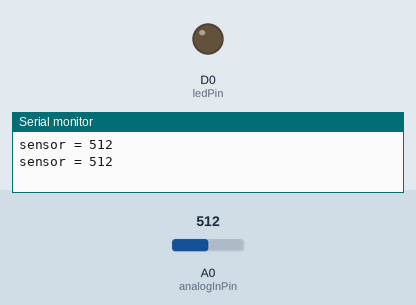
Simulated run of this sketch. Board: ESP8266 (NodeMCU). Parts: output pins drawn as LEDs (lit = HIGH), the last lines printed to the serial monitor. The inputs (shaded band) are chosen by the test bench; at power-on: A0 (analogInPin) = 512.

Above: at 1.8 s.
1.9 s: A0 (analogInPin) set to 495
At 3.2 s:
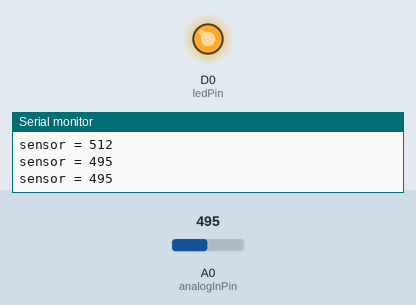
3.5 s: A0 (analogInPin) set to 522
At 4.8 s:
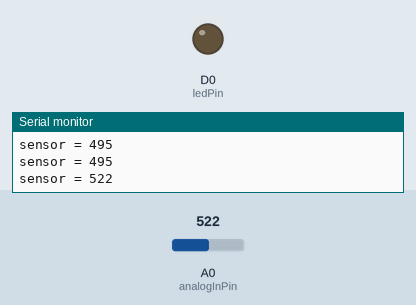
5.5 s: A0 (analogInPin) set to 511
At 6.3 s:
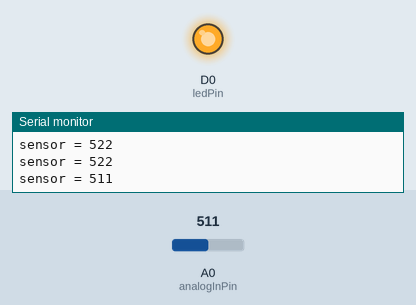
Timing chart, 0 to 8.5 s (numbered marks = the images above; inputs shaded):
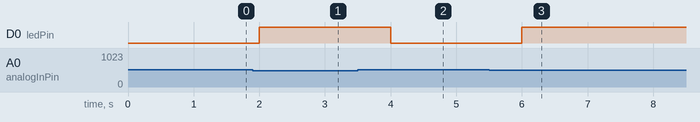

The sketch:

most_basic_smart_object.ino
```cpp
/*********
  Rui Santos
  Complete project details at http://randomnerdtutorials.com
*********/

const int analogInPin = A0;  // ESP8266 Analog Pin ADC0 = A0
const int ledPin =  D0;       // the number of the LED pin. GPIO16

int sensorValue = 0;  // value read from the pot

void setup() {
  // initialize serial communication at 115200
  pinMode(ledPin, OUTPUT);

  Serial.begin(115200);
}

void loop() {
  // read the analog in value
  sensorValue = analogRead(analogInPin);

  // print the readings in the Serial Monitor
  Serial.print("sensor = ");
  Serial.print(sensorValue);
  Serial.print("\n");

  if (sensorValue < 512) {
  digitalWrite(ledPin, HIGH);
  }
  else digitalWrite(ledPin, LOW);
  delay(1000);
}
```

Measured:
- the behaviour switches between 512 and 511 on A0 (analogInPin) (found by bisection; images 0 and 1)
- after the input at 1.9 s, D0 (ledPin): LOW → HIGH after 0.10 s
- after the input at 3.5 s, D0 (ledPin): HIGH → LOW after 0.50 s
- after the input at 5.5 s, D0 (ledPin): LOW → HIGH after 0.50 s
